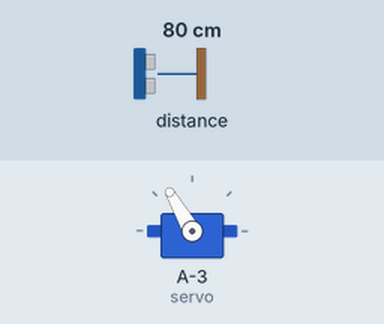
Bench run of a sketch on a simulated ATtiny85, built with avr-gcc and run on an emulated ATtiny85. Parts: servo. The test bench sets the inputs (shaded band); at power-on: distance to the obstacle 80 cm. What the sketch prints to the serial monitor is not drawn.

Above: at 0.1 s.
At 128.1 s:
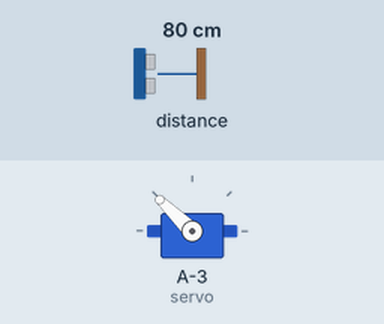
Timing chart, 0 to 129.6 s (numbered marks = the images above):
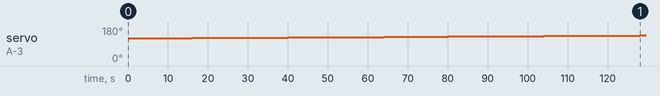

Measured:
- by itself, servo on A-3 (servo): moves from 120° to 136° over 120 s

The sketch:

_3D_scanner.ino
```cpp
#include <SoftwareServo.h>
#include <TimerOne.h>
#include <Wire.h>
#include <LIDARLite.h>

#define DIR_PIN 8
#define STEP_PIN 6

LIDARLite myLidarLite;
SoftwareServo servo;

volatile int stepCount = 0;
volatile int roundCount = 0;

int height = 120;

void setup() {
    Serial.begin(115200);

    myLidarLite.begin(0, true);
    myLidarLite.configure(0);

    servo.attach(11);
    servo.write(height);

    pinMode(DIR_PIN, OUTPUT);
    pinMode(STEP_PIN, OUTPUT);
    pinMode(7, OUTPUT);// Stepper driver Enable
    digitalWrite(7, LOW);
    digitalWrite(DIR_PIN, HIGH);

    Timer1.initialize();
    Timer1.attachInterrupt(tick, 4000000.0f / (400 * 1));
}

void loop() {
    receive(true);

    for(int i = 0; i < 99; i++)
        receive(false);
}

void receive(bool bias)
{
    float angle = ((float)stepCount / 400.0f) * 360.0f;
    Serial.print(height);
    Serial.print(",");
    Serial.print(angle);
    Serial.print(",");
    Serial.println(myLidarLite.distance(bias));

    if(roundCount >= 2)
    {
        height++;

        if(height >= 150)
            height = 120;

        servo.write(height);
        roundCount = 0;
    }

    servo.refresh();
}

void tick()
{
    digitalWrite(STEP_PIN, HIGH);
    //delay(1);
    digitalWrite(STEP_PIN, LOW);

    stepCount++;
    if(stepCount >= 400)
    {
        stepCount = 0;
        roundCount++;
    }
}
```
